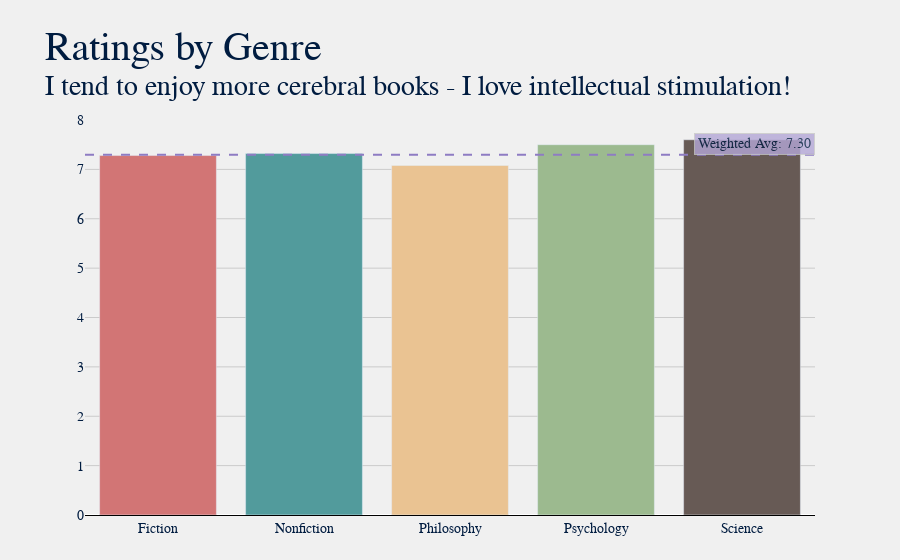

The notebook cell saved with this chart:
### Markdown cell above
### Ratings

### Code cell
dfr = df.groupby('Genre')['Rating'].mean().reset_index().round(2)
dfr['Total'] = df.groupby('Genre')['Title'].count().reset_index(drop=True)

title = "Ratings by Genre"
sub = f"I tend to enjoy more cerebral books - I love intellectual stimulation!"
plot.gen_bar_graph(dfr, 'Genre', title, sub, avg=True, w_avg='Rating')

### Figure 1 — Plotly figure (JSON) as saved in the notebook; plotly's stock layout.template omitted (floating-point values rounded to 4 significant figures)
{"data": [{"customdata": [["40", "Rating"], ["11", "Rating"], ["6", "Rating"], ["1", "Rating"], ["5", "Rating"]], "hovertemplate": "<b>%{x} Books</b>: %{customdata[0]}<br><b>Avg. %{customdata[1]}</b>: %{y}", "marker": {"color": ["#d27575", "#529b9c", "#eac392", "#9cba8f", "#675a55", "#d27575", "#529b9c", "#eac392", "#9cba8f", "#675a55", "#d27575", "#529b9c", "#eac392", "#9cba8f", "#675a55", "#d27575", "#529b9c", "#eac392", "#9cba8f", "#675a55", "#d27575", "#529b9c", "#eac392", "#9cba8f", "#675a55"]}, "name": "", "type": "bar", "x": ["Fiction", "Nonfiction", "Philosophy", "Psychology", "Science"], "y": [7.28, 7.32, 7.08, 7.5, 7.6]}], "layout": {"annotations": [{"bgcolor": "#b4a7d6", "bordercolor": "#c7c7c7", "borderpad": 3, "borderwidth": 1, "opacity": 0.8, "showarrow": false, "text": "Weighted Avg: 7.30", "x": 1, "xanchor": "right", "xref": "x domain", "y": 7.297, "yanchor": "bottom", "yref": "y"}], "autosize": true, "barmode": "group", "font": {"color": "#001c40", "family": "Baskerville", "size": 14}, "margin": {"b": 45, "l": 85, "r": 85, "t": 120}, "paper_bgcolor": "#f0f0f0", "plot_bgcolor": "#f0f0f0", "shapes": [{"line": {"color": "#8e7cc3", "dash": "dash", "width": 2}, "type": "line", "x0": 0, "x1": 1, "xref": "x domain", "y0": 7.297, "y1": 7.297, "yref": "y"}], "title": {"font": {"color": "#001c40", "family": "Baskerville, Bold", "size": 40}, "text": "Ratings by Genre<br><sup>I tend to enjoy more cerebral books - I love intellectual stimulation!"}, "xaxis": {"autorange": true, "gridcolor": "#cbcbcb", "linecolor": "black", "range": [-0.5, 4.5], "showgrid": false, "showline": true, "title": {}, "type": "category"}, "yaxis": {"autorange": true, "gridcolor": "#cbcbcb", "linecolor": "black", "range": [0, 8], "showgrid": true, "showline": false, "showticklabels": true, "title": {}, "type": "linear"}}}
